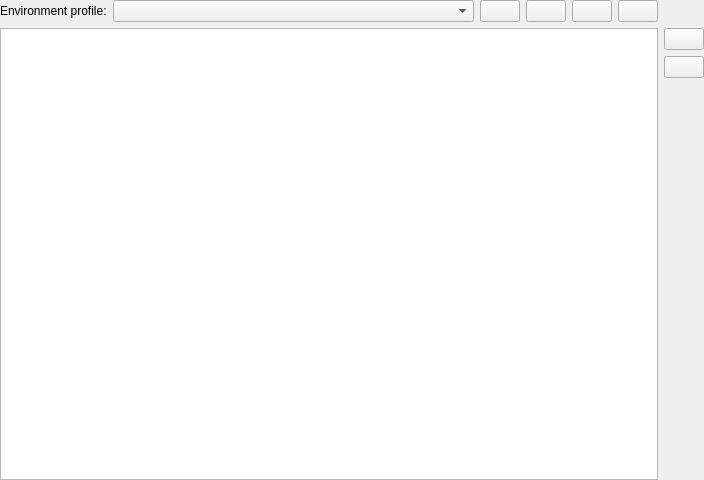
<?xml version="1.0" encoding="UTF-8"?>
<ui version="4.0">
 <class>EnvironmentWidget</class>
 <widget class="QWidget" name="EnvironmentWidget">
  <property name="geometry">
   <rect>
    <x>0</x>
    <y>0</y>
    <width>704</width>
    <height>480</height>
   </rect>
  </property>
  <layout class="QGridLayout" name="gridLayout">
   <property name="margin">
    <number>0</number>
   </property>
   <item row="0" column="0">
    <layout class="QHBoxLayout" name="horizontalLayout">
     <item>
      <widget class="QLabel" name="label">
       <property name="text">
        <string>Environment profile:</string>
       </property>
      </widget>
     </item>
     <item>
      <widget class="KComboBox" name="profileSelect">
       <property name="sizePolicy">
        <sizepolicy hsizetype="Preferred" vsizetype="Fixed">
         <horstretch>1</horstretch>
         <verstretch>0</verstretch>
        </sizepolicy>
       </property>
      </widget>
     </item>
     <item>
      <widget class="QPushButton" name="addProfileButton">
       <property name="toolTip">
        <string>Add profile...</string>
       </property>
       <property name="icon">
        <iconset theme="list-add"/>
       </property>
      </widget>
     </item>
     <item>
      <widget class="QPushButton" name="cloneProfileButton">
       <property name="toolTip">
        <string>Clone profile...</string>
       </property>
       <property name="icon">
        <iconset theme="edit-clone"/>
       </property>
      </widget>
     </item>
     <item>
      <widget class="QPushButton" name="removeProfileButton">
       <property name="toolTip">
        <string>Remove profile</string>
       </property>
       <property name="icon">
        <iconset theme="edit-delete"/>
       </property>
      </widget>
     </item>
     <item>
      <widget class="QPushButton" name="setAsDefaultProfileButton">
       <property name="toolTip">
        <string>Set as default</string>
       </property>
       <property name="icon">
        <iconset theme="starred-symbolic"/>
       </property>
      </widget>
     </item>
    </layout>
   </item>
   <item row="1" column="0">
    <widget class="QTableView" name="variableTable">
     <property name="sizePolicy">
      <sizepolicy hsizetype="Expanding" vsizetype="Expanding">
       <horstretch>0</horstretch>
       <verstretch>2</verstretch>
      </sizepolicy>
     </property>
     <property name="selectionMode">
      <enum>QAbstractItemView::ExtendedSelection</enum>
     </property>
     <property name="selectionBehavior">
      <enum>QAbstractItemView::SelectRows</enum>
     </property>
     <property name="sortingEnabled">
      <bool>true</bool>
     </property>
     <property name="cornerButtonEnabled">
      <bool>false</bool>
     </property>
     <attribute name="verticalHeaderVisible">
      <bool>false</bool>
     </attribute>
    </widget>
   </item>
   <item row="1" column="1">
    <layout class="QVBoxLayout" name="verticalLayout">
     <item>
      <widget class="QPushButton" name="removeVariableButton">
       <property name="sizePolicy">
        <sizepolicy hsizetype="Maximum" vsizetype="Fixed">
         <horstretch>0</horstretch>
         <verstretch>0</verstretch>
        </sizepolicy>
       </property>
       <property name="toolTip">
        <string>Remove variable</string>
       </property>
       <property name="icon">
        <iconset theme="edit-delete"/>
       </property>
      </widget>
     </item>
     <item>
      <widget class="QPushButton" name="batchModeEditButton">
       <property name="sizePolicy">
        <sizepolicy hsizetype="Maximum" vsizetype="Fixed">
         <horstretch>0</horstretch>
         <verstretch>0</verstretch>
        </sizepolicy>
       </property>
       <property name="toolTip">
        <string>Batch Edit Mode</string>
       </property>
       <property name="icon">
        <iconset theme="format-list-unordered"/>
       </property>
      </widget>
     </item>
     <item>
      <spacer>
       <property name="orientation">
        <enum>Qt::Vertical</enum>
       </property>
       <property name="sizeHint" stdset="0">
        <size>
         <width>20</width>
         <height>40</height>
        </size>
       </property>
      </spacer>
     </item>
    </layout>
   </item>
  </layout>
 </widget>
 <customwidgets>
  <customwidget>
   <class>KComboBox</class>
   <extends>QComboBox</extends>
   <header>KComboBox</header>
  </customwidget>
 </customwidgets>
 <resources/>
 <connections/>
</ui>
